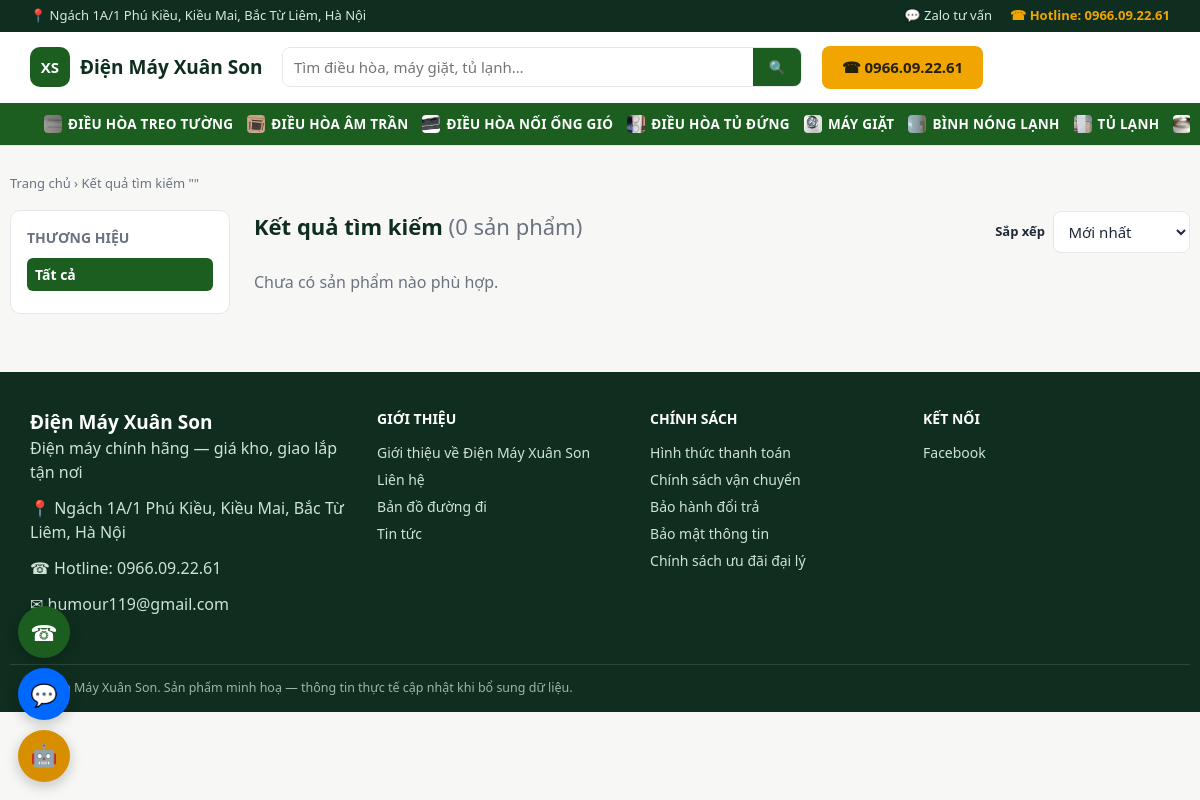
The app's page /tim-kiem with its own data.
### tables this page shows
CREATE TABLE categories (
    id INTEGER PRIMARY KEY AUTOINCREMENT,
    name TEXT NOT NULL,
    slug TEXT NOT NULL UNIQUE,
    icon TEXT DEFAULT '',
    sort_order INTEGER DEFAULT 0
);

### app.py (the view)
@app.route("/tim-kiem")
def search_page():
    q = request.args.get("q", "").strip()
    page = max(1, request.args.get("page", 1, type=int))
    products, total = db.list_products(q=q, page=page, per_page=PER_PAGE) if q else ([], 0)
    pages = max(1, (total + PER_PAGE - 1) // PER_PAGE)
    return render_template(
        "category.html", category=None, products=products,
        brands=db.list_brands_for_search(q) if q else [],
        total=total, page=page, pages=pages, brand_id=None, sort="new",
        search_q=q,
    )

### app.py (called while the page is built)
@app.before_request
def load_common():
    g.settings = db.load_settings()
    g.nav_categories = db.list_categories()

@app.context_processor
def inject_globals():
    return {"settings": g.settings, "nav_categories": g.nav_categories}

### db.py (called while the page is built)
@contextmanager
def get_conn():
    conn = sqlite3.connect(DB_PATH)
    conn.row_factory = sqlite3.Row
    conn.execute("PRAGMA foreign_keys = ON")
    try:
        yield conn
        conn.commit()
    finally:
        conn.close()

def load_settings_raw() -> dict:
    try:
        with open(SETTINGS_PATH, encoding="utf-8") as f:
            data = json.load(f)
        merged = dict(DEFAULT_SETTINGS)
        merged.update(data)
        return merged
    except (OSError, json.JSONDecodeError):
        return dict(DEFAULT_SETTINGS)

def load_settings() -> dict:
    merged = load_settings_raw()
    if os.environ.get("GEMINI_API_KEY"):
        merged["gemini_key"] = os.environ["GEMINI_API_KEY"]
    if os.environ.get("CLAUDE_API_KEY"):
        merged["claude_key"] = os.environ["CLAUDE_API_KEY"]
    return merged

def list_categories(conn=None):
    if conn is not None:
        return conn.execute(
            "SELECT * FROM categories ORDER BY sort_order, name"
        ).fetchall()
    with get_conn() as c:
        return c.execute("SELECT * FROM categories ORDER BY sort_order, name").fetchall()

### templates/category.html (shortened to what this page needs)
{% extends "base.html" %}
{% from "_macros.html" import product_card with context %}
{% set extra_args = extra_args|default({}) %}
{% block content %}
<div class="wrap section">
  <nav class="breadcrumb">
    <a href="{{ url_for('home') }}">Trang chủ</a> ›
    {% if category %}<span>{{ category.name }}</span>{% else %}<span>Kết quả tìm kiếm "{{ search_q }}"</span>{% endif %}
  </nav>
  {% include "_category_results.html" %}
</div>
{% endblock %}

### templates/base.html (shortened to what this page needs)
{% from "_macros.html" import cat_icon with context %}
<!doctype html>
<html lang="vi">
<head>
<link rel="stylesheet" href="{{ url_for('static', filename='css/style.css') }}">
</head>
<body>
<div class="topbar">
  <div class="wrap topbar-inner">
    <span>📍 {{ settings.address }}</span>
    <div class="topbar-links">
      {% if settings.zalo %}<a href="https://zalo.me/{{ settings.zalo }}" target="_blank" rel="noopener">💬 Zalo tư vấn</a>{% endif %}
      <a href="tel:{{ settings.hotline|replace('.', '') }}" class="topbar-hotline">☎ Hotline: {{ settings.hotline }}</a>
    </div>
  </div>
</div>
<header class="site-header">
  <div class="wrap header-inner">
    <a href="{{ url_for('home') }}" class="brand">
      <span class="brand-mark">XS</span>
      <span class="brand-name">{{ settings.company_name }}</span>
    </a>
    <form class="search-form" action="{{ url_for('search_page') }}" method="get">
      <input type="text" name="q" placeholder="Tìm điều hòa, máy giặt, tủ lạnh…" value="{{ search_q|default('') }}">
      <button type="submit" aria-label="Tìm kiếm">🔍</button>
    </form>
    <a href="tel:{{ settings.hotline|replace('.', '') }}" class="btn btn-gold header-cta">☎ {{ settings.hotline }}</a>
  </div>
  <nav class="category-nav">
    <div class="wrap category-nav-inner">
      {% for c in nav_categories %}
        <a href="{{ url_for('category_page', slug=c.slug) }}">{{ cat_icon(c.icon, c.name) }} {{ c.name }}</a>
      {% endfor %}
    </div>
  </nav>
</header>
<main>
{% block content %}{% endblock %}
</main>
<footer class="site-footer">
  <div class="wrap footer-inner">
    <div>
      <div class="brand-name footer-brand">{{ settings.company_name }}</div>
      <p>{{ settings.tagline }}</p>
      <p>📍 {{ settings.address }}</p>
      <p>☎ Hotline: <a href="tel:{{ settings.hotline|replace('.', '') }}">{{ settings.hotline }}</a></p>
      {% if settings.email %}<p>✉ {{ settings.email }}</p>{% endif %}
    </div>
    <div>
      <div class="footer-title">Giới thiệu</div>
      <ul class="footer-links">
        <li><a href="{{ url_for('about_page') }}">Giới thiệu về {{ settings.company_name }}</a></li>
        <li><a href="{{ url_for('about_page') }}#lien-he">Liên hệ</a></li>
        <li><a href="{{ url_for('about_page') }}#ban-do">Bản đồ đường đi</a></li>
        <li><a href="{{ url_for('article_list_page') }}">Tin tức</a></li>
      </ul>
    </div>
    <div>
      <div class="footer-title">Chính sách</div>
      <ul class="footer-links">
        <li><a href="{{ url_for('policy_page', slug='thanh-toan') }}">Hình thức thanh toán</a></li>
        <li><a href="{{ url_for('policy_page', slug='van-chuyen') }}">Chính sách vận chuyển</a></li>
        <li><a href="{{ url_for('policy_page', slug='bao-hanh') }}">Bảo hành đổi trả</a></li>
        <li><a href="{{ url_for('policy_page', slug='bao-mat') }}">Bảo mật thông tin</a></li>
        <li><a href="{{ url_for('policy_page', slug='dai-ly') }}">Chính sách ưu đãi đại lý</a></li>
      </ul>
    </div>
    <div>
      <div class="footer-title">Kết nối</div>
      <ul class="footer-links">
        {% if settings.facebook %}<li><a href="{{ settings.facebook }}" target="_blank" rel="noopener">Facebook</a></li>{% endif %}
      </ul>
    </div>
  </div>
  <div class="wrap footer-bottom">© {{ settings.company_name }}. Sản phẩm minh hoạ — thông tin thực tế cập nhật khi bổ sung dữ liệu.</div>
</footer>
{% set is_admin_page = request.path.startswith('/admin') %}
{% set chat_enabled = (settings.claude_key or settings.gemini_key) and not is_admin_page %}
<div class="floating-contact">
  <a href="tel:{{ settings.hotline|replace('.', '') }}" class="floating-btn floating-call" title="Gọi hotline">☎</a>
  {% if settings.zalo %}<a href="https://zalo.me/{{ settings.zalo }}" target="_blank" rel="noopener" class="floating-btn floating-zalo" title="Chat Zalo">💬</a>{% endif %}
  {% if chat_enabled %}
  <button type="button" class="floating-btn floating-ai" id="aiChatToggle" title="Hỏi trợ lý AI">🤖</button>
  {% endif %}
</div>
    {% set lead_variant = 'order' %}
</body>
</html>

### templates/_macros.html (shortened to what this page needs)
{% macro cat_icon(icon, alt, cls="") %}
{% if icon and '/' in icon %}
  <img class="cat-icon-img {{ cls }}" src="{{ url_for('static', filename=icon) }}" alt="{{ alt }}" loading="lazy">
{% else %}
  {{ icon|default('📦') }}
{% endif %}
{% endmacro %}

### static/css/style.css (style rules this page uses)
:root { --green-900:#0f2e1f; --green-700:#1b5e20; --green-600:#2e7d32; --green-50:#eef7ee; --gold-500:#f0a500; --gold-600:#d78f00; --bg:#f7f8f5; --card:#ffffff; --text:#1f2937; --muted:#6b7280; --border:#e5e7eb; --danger:#dc2626; --success:#15803d; --radius:10px; }
* { box-sizing:border-box }
html,body { margin:0;padding:0 }
body { font-family:"Segoe UI",Roboto,Arial,sans-serif; background:var(--bg); color:var(--text); line-height:1.5; }
a { color:inherit;text-decoration:none }
img { max-width:100%;display:block }
p { margin:0 0 .75em }
ul { margin:0;padding:0;list-style:none }
.wrap { max-width:1180px;margin:0 auto;padding:0 20px }
.btn { display:inline-flex;align-items:center;justify-content:center;gap:.4em; border:none;border-radius:8px;padding:.7em 1.3em;font-size:15px;font-weight:600; cursor:pointer;transition:filter .15s ease; }
.btn-gold { background:var(--gold-500);color:#25200a }
input,select,textarea { width:100%;margin-top:.3em;padding:.6em .7em;border:1px solid var(--border); border-radius:8px;font-size:15px;font-family:inherit;background:#fff;color:var(--text); }
.topbar { background:var(--green-900);color:#d7e9dc;font-size:13px }
.topbar-inner { display:flex;justify-content:space-between;align-items:center;padding:6px 20px;gap:12px;flex-wrap:wrap }
.topbar-hotline { color:var(--gold-500);font-weight:700 }
.topbar-links { display:flex;gap:18px;align-items:center }
.site-header { background:#fff;border-bottom:1px solid var(--border);position:sticky;top:0;z-index:20 }
.header-inner { display:flex;align-items:center;gap:20px;padding:14px 20px }
.brand { display:flex;align-items:center;gap:10px;flex-shrink:0 }
.brand-mark { background:var(--green-700);color:#fff;font-weight:800;font-size:15px; width:40px;height:40px;border-radius:10px;display:flex;align-items:center;justify-content:center; }
.brand-name { font-weight:800;font-size:19px;color:var(--green-900) }
.footer-brand { color:#fff }
.search-form { flex:1;display:flex;max-width:520px;border:1.5px solid var(--border);border-radius:8px;overflow:hidden }
.search-form input { border:none;margin:0;border-radius:0 }
.search-form button { border:none;background:var(--green-700);color:#fff;padding:0 16px;cursor:pointer }
.header-cta { flex-shrink:0 }
.category-nav { background:var(--green-700) }
.category-nav-inner { display:flex;gap:4px;overflow-x:auto }
.category-nav-inner a { color:#fff;padding:11px 14px;font-size:13.5px;font-weight:600;white-space:nowrap; text-transform:uppercase;letter-spacing:.02em;display:flex;align-items:center; }
.category-nav-inner a img.cat-icon-img { display:inline-block;width:18px;height:18px;object-fit:cover;border-radius:4px;margin-right:6px;flex-shrink:0 }
.section { padding:28px 0 }
.breadcrumb { font-size:13px;color:var(--muted);margin-bottom:16px }
.floating-contact { position:fixed;left:18px;bottom:18px;display:flex;flex-direction:column;gap:10px;z-index:50 }
.floating-btn { width:52px;height:52px;border-radius:50%;display:flex;align-items:center;justify-content:center; font-size:22px;box-shadow:0 4px 14px rgba(0,0,0,.22);color:#fff;border:none;cursor:pointer; }
.floating-call { background:var(--green-700) }
.floating-zalo { background:#0068ff }
.floating-ai { background:var(--gold-600) }
.site-footer { background:var(--green-900);color:#cfe3d4;margin-top:30px }
.footer-inner { display:grid;grid-template-columns:1.3fr 1fr 1fr 1fr;gap:26px;padding:36px 20px }
.footer-title { font-weight:700;color:#fff;margin-bottom:10px;font-size:14px;text-transform:uppercase }
.footer-links li { padding:3px 0;font-size:14px }
.footer-bottom { border-top:1px solid rgba(255,255,255,.12);padding:14px 20px;font-size:12.5px;color:#9db6a3 }
.site-footer a { color:#cfe3d4 }

### records on screen
categories: icon (picture), name "ĐIỀU HÒA TREO TƯỜNG"
categories: icon (picture), name "ĐIỀU HÒA ÂM TRẦN"
categories: icon (picture), name "ĐIỀU HÒA NỐI ỐNG GIÓ"
categories: icon (picture), name "ĐIỀU HÒA TỦ ĐỨNG"
categories: icon (picture), name "MÁY GIẶT"
categories: icon (picture), name "BÌNH NÓNG LẠNH"
categories: icon (picture), name "TỦ LẠNH"
categories: icon (picture)

### other values on screen
{{ settings.address }} "Ngách 1A/1 Phú Kiều, Kiều Mai, Bắc Từ Liêm, Hà Nội"
{{ settings.hotline }} "0966.09.22.61"
{{ settings.company_name }} "Điện Máy Xuân Son"
{{ category.name if category else 'Kết quả tìm kiếm' }} "Kết quả tìm kiếm"
{{ total }} "0"
{{ settings.tagline }} "Điện máy chính hãng — giá kho, giao lắp tận nơi"
{{ settings.email }} "humour119@gmail.com"
